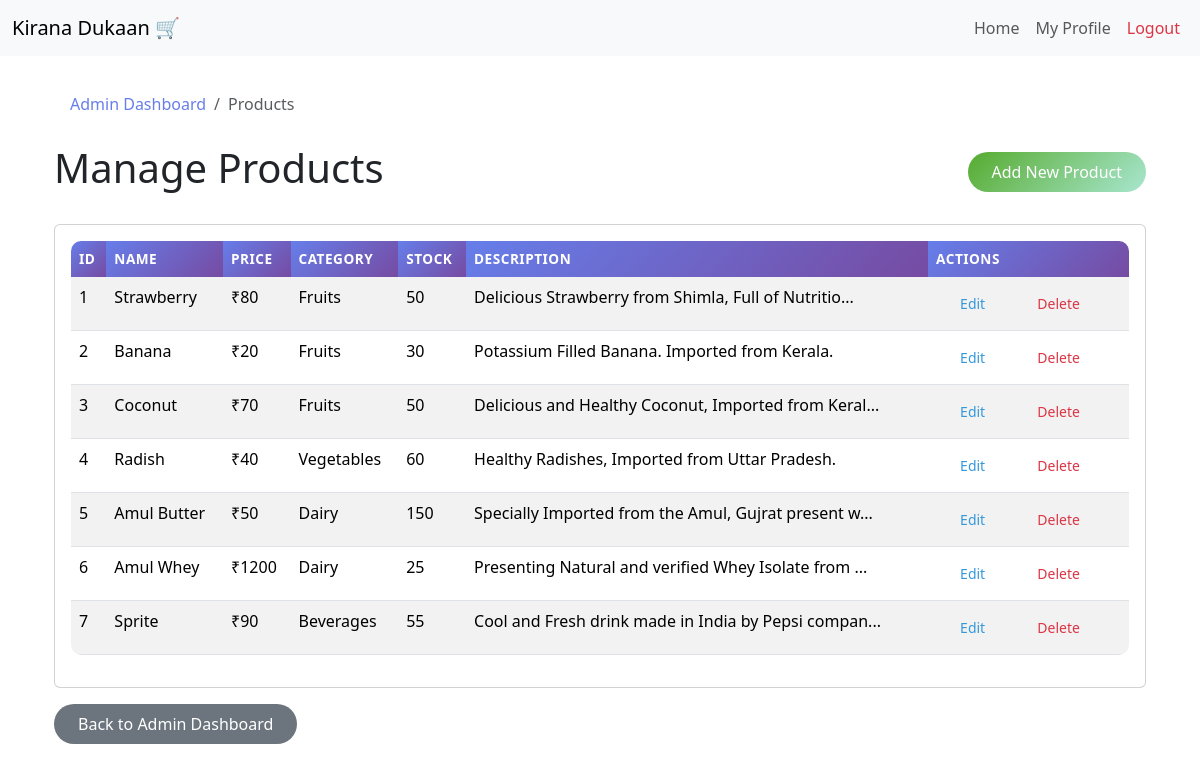
The page /admin/products (signed in) on the database as committed earlier.
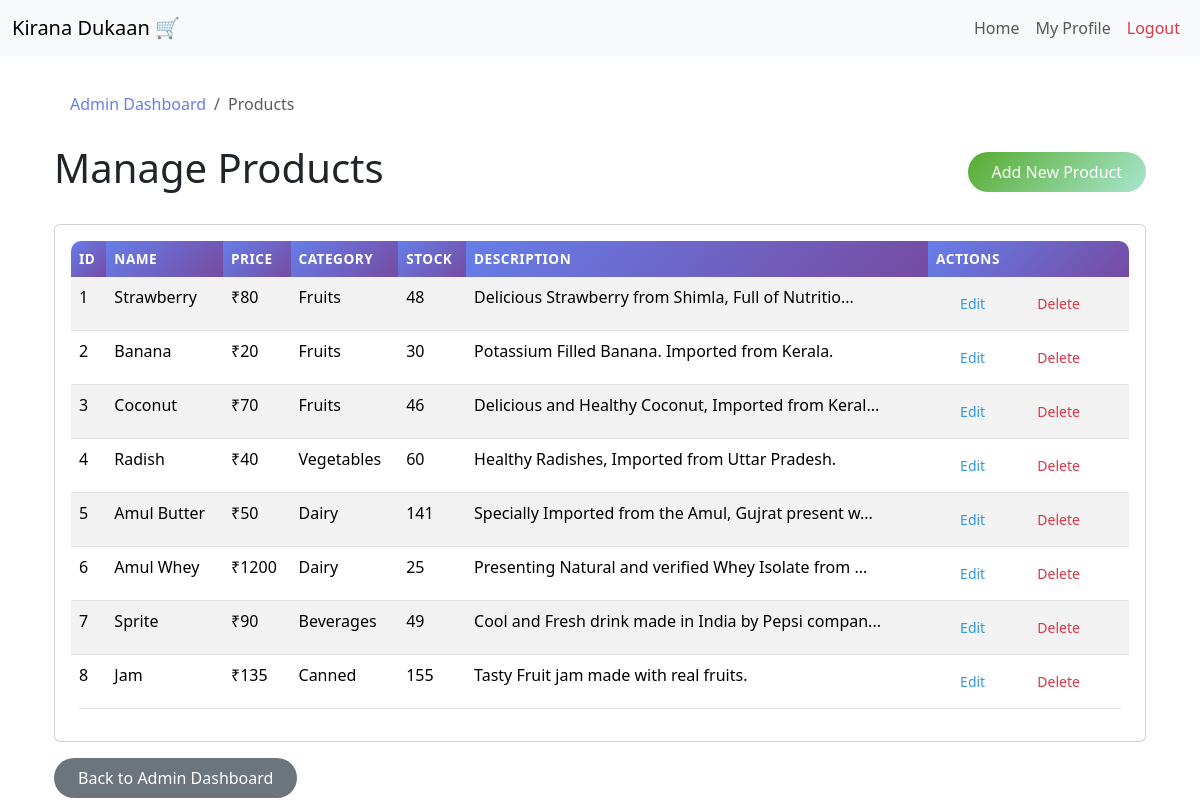
The same page on the database as committed later.
### models.py (models this page shows)
class Product(db.Model):
    id = db.Column(db.Integer, primary_key=True)
    name = db.Column(db.String(64), nullable=False)
    price = db.Column(db.Integer, nullable=False)
    description = db.Column(db.String(256), nullable=False)
    category_id = db.Column(db.Integer, db.ForeignKey('category.id'), nullable=False)
    quantity = db.Column(db.Integer, nullable=False)
    man_date = db.Column(db.Date, nullable=False)
    cart_items = db.relationship('Cart', backref='product', lazy=True)
    orders = db.relationship('Order', backref='product', lazy=True)

class Category(db.Model):
    id = db.Column(db.Integer, primary_key=True)
    name = db.Column(db.String(32), unique=True)
    products = db.relationship('Product', backref='category', lazy=True)

### routes.py (the view)
@main.route('/admin/products')
@admin_required
def admin_products():
    products = Product.query.all()
    return render_template('product/admin_products.html', products=products)

### routes.py (called while the page is built)
def admin_required(f):
    @wraps(f)
    def decorated_function(*args, **kwargs):
        if 'user_id' not in session:
            flash('Please log in to access this page.', 'warning')
            return redirect(url_for('main.login'))
        user = User.query.get(session['user_id'])
        if not user.is_admin:
            flash('Access denied. Admin privileges required.', 'danger')
            return redirect(url_for('main.index'))
        return f(*args, **kwargs)
    return decorated_function

### templates/product/admin_products.html (shortened to what this page needs)
{% extends 'layout.html' %}
{% block content %}
<div class="container mt-4">
    <nav aria-label="breadcrumb">
        <ol class="breadcrumb">
            <li class="breadcrumb-item"><a href="{{ url_for('main.admin') }}">Admin Dashboard</a></li>
            <li class="breadcrumb-item active" aria-current="page">Products</li>
        </ol>
    </nav>
    <div class="d-flex justify-content-between align-items-center mb-4">
        <h1>Manage Products</h1>
        <a href="{{ url_for('main.admin_add_product') }}" class="btn btn-success">Add New Product</a>
    </div>
    <div class="card">
        <div class="card-body">
            <div class="table-responsive">
                <table class="table table-striped">
                    <thead>
                        <tr>
                            <th>ID</th>
                            <th>Name</th>
                            <th>Price</th>
                            <th>Category</th>
                            <th>Stock</th>
                            <th>Description</th>
                            <th>Actions</th>
                        </tr>
                    </thead>
                    <tbody>
                        {% if products %}
                            {% for product in products %}
                            <tr>
                                <td>{{ product.id }}</td>
                                <td>{{ product.name }}</td>
                                <td>₹{{ product.price }}</td>
                                <td>{{ product.category.name if product.category else 'N/A' }}</td>
                                <td>{{ product.quantity }}</td>
                                <td>{{ product.description[:50] }}{% if product.description|length > 50 %}...{% endif %}</td>
                                <td>
                                    <a href="{{ url_for('main.admin_edit_product', product_id=product.id) }}" class="btn btn-sm btn-outline-primary">Edit</a>
                                    <form method="post" action="{{ url_for('main.admin_delete_product', product_id=product.id) }}" class="d-inline" onsubmit="return confirm('Are you sure you want to delete this product?')">
                                        <button type="submit" class="btn btn-sm btn-outline-danger">Delete</button>
                                    </form>
                                </td>
                            </tr>
                            {% endfor %}
                        {% else %}
                            <tr>
                                <td colspan="7" class="text-center">No products found</td>
                            </tr>
                        {% endif %}
                    </tbody>
                </table>
            </div>
        </div>
    </div>
    <div class="mt-3">
        <a href="{{ url_for('main.admin') }}" class="btn btn-secondary">Back to Admin Dashboard</a>
    </div>
</div>
{% endblock %}

Rows that differ between the two databases and show on the page:
changed Product "Strawberry": quantity "50" → "48"
changed Product "Coconut": quantity "50" → "46"
changed Product "Amul Butter": quantity "150" → "141"
changed Product "Sprite": quantity "55" → "49"
added Product: id "8", name "Jam", price "135", category "Canned", quantity "155", description "Tasty Fruit jam made with real fruits."
